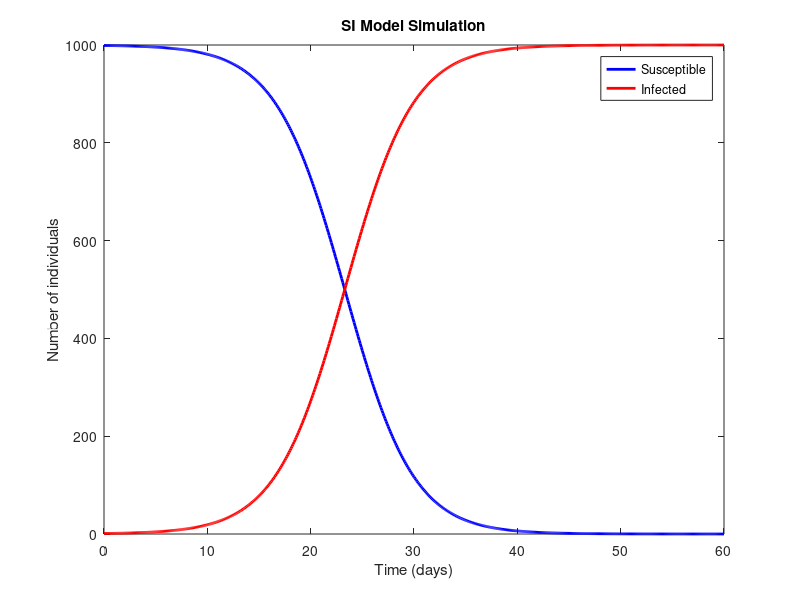

Write MATLAB code to recreate this figure.
% Parameters
beta = 0.3;       % infection rate
N = 1000;         % total population
I0 = 1;           % initial number of infected individuals
S0 = N - I0;      % initial number of susceptible individuals
t_max = 60;      % duration of simulation (days)
dt = 0.1;         % time step

% Time vector
t = 0:dt:t_max;
num_steps = length(t);

% Initialize S and I arrays
S = zeros(1, num_steps);
I = zeros(1, num_steps);

% Set initial values
S(1) = S0;
I(1) = I0;

% Simulation loop 
for i = 2:num_steps
    dS = -beta * S(i-1) * I(i-1) / N;
    dI = -dS;  % because S + I = N

    S(i) = S(i-1) + dS * dt;
    I(i) = I(i-1) + dI * dt;
end

% Plot results
plot(t, S, 'b', 'LineWidth', 2);
hold on;
plot(t, I, 'r', 'LineWidth', 2);
xlabel('Time (days)'); ylabel('Number of individuals');
legend('Susceptible', 'Infected');
title('SI Model Simulation');
